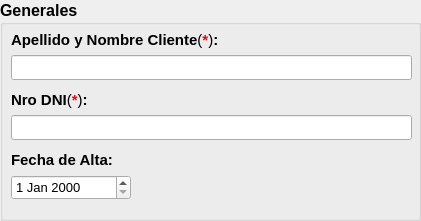
     <widget class="QGroupBox" name="groupBox_generales_3">
      <property name="geometry">
       <rect>
        <x>10</x>
        <y>80</y>
        <width>421</width>
        <height>221</height>
       </rect>
      </property>
      <property name="minimumSize">
       <size>
        <width>421</width>
        <height>191</height>
       </size>
      </property>
      <property name="maximumSize">
       <size>
        <width>421</width>
        <height>250</height>
       </size>
      </property>
      <property name="font">
       <font>
        <pointsize>12</pointsize>
        <weight>75</weight>
        <bold>true</bold>
       </font>
      </property>
      <property name="autoFillBackground">
       <bool>false</bool>
      </property>
      <property name="title">
       <string>Generales</string>
      </property>
      <widget class="QLabel" name="label_codProv_4">
       <property name="geometry">
        <rect>
         <x>11</x>
         <y>31</y>
         <width>251</width>
         <height>18</height>
        </rect>
       </property>
       <property name="font">
        <font>
         <pointsize>11</pointsize>
         <weight>75</weight>
         <bold>true</bold>
         <underline>false</underline>
        </font>
       </property>
       <property name="styleSheet">
        <string notr="true">QLabel{background-color:none}</string>
       </property>
       <property name="text">
        <string>&lt;html&gt;&lt;head/&gt;&lt;body&gt;&lt;p&gt;Apellido y Nombre Cliente&lt;span style=&quot; font-weight:400;&quot;&gt;(&lt;/span&gt;&lt;span style=&quot; color:#ff0000;&quot;&gt;*&lt;/span&gt;&lt;span style=&quot; font-weight:400;&quot;&gt;)&lt;/span&gt;:&lt;/p&gt;&lt;/body&gt;&lt;/html&gt;</string>
       </property>
      </widget>
      <widget class="QLineEdit" name="show_nameCliente_2">
       <property name="geometry">
        <rect>
         <x>11</x>
         <y>55</y>
         <width>401</width>
         <height>25</height>
        </rect>
       </property>
       <property name="font">
        <font>
         <pointsize>12</pointsize>
         <weight>50</weight>
         <bold>false</bold>
        </font>
       </property>
       <property name="text">
        <string/>
       </property>
       <property name="maxLength">
        <number>40</number>
       </property>
       <property name="alignment">
        <set>Qt::AlignCenter</set>
       </property>
      </widget>
      <widget class="QLabel" name="label_nameProv_4">
       <property name="geometry">
        <rect>
         <x>11</x>
         <y>91</y>
         <width>181</width>
         <height>18</height>
        </rect>
       </property>
       <property name="font">
        <font>
         <pointsize>11</pointsize>
         <weight>75</weight>
         <bold>true</bold>
         <underline>false</underline>
        </font>
       </property>
       <property name="text">
        <string>&lt;html&gt;&lt;head/&gt;&lt;body&gt;&lt;p&gt;Nro DNI&lt;span style=&quot; font-weight:400;&quot;&gt;(&lt;/span&gt;&lt;span style=&quot; color:#ff0000;&quot;&gt;*&lt;/span&gt;&lt;span style=&quot; font-weight:400;&quot;&gt;)&lt;/span&gt;:&lt;/p&gt;&lt;/body&gt;&lt;/html&gt;</string>
       </property>
      </widget>
      <widget class="QLineEdit" name="show_Dni_2">
       <property name="geometry">
        <rect>
         <x>11</x>
         <y>115</y>
         <width>401</width>
         <height>25</height>
        </rect>
       </property>
       <property name="font">
        <font>
         <pointsize>12</pointsize>
         <weight>50</weight>
         <bold>false</bold>
        </font>
       </property>
       <property name="text">
        <string/>
       </property>
       <property name="maxLength">
        <number>40</number>
       </property>
       <property name="alignment">
        <set>Qt::AlignCenter</set>
       </property>
      </widget>
      <widget class="QLabel" name="label_fechaAlta_4">
       <property name="geometry">
        <rect>
         <x>11</x>
         <y>151</y>
         <width>105</width>
         <height>18</height>
        </rect>
       </property>
       <property name="font">
        <font>
         <pointsize>11</pointsize>
         <weight>75</weight>
         <bold>true</bold>
         <underline>false</underline>
        </font>
       </property>
       <property name="text">
        <string>Fecha de Alta:</string>
       </property>
      </widget>
      <widget class="QDateEdit" name="show_fechaAlta_2">
       <property name="geometry">
        <rect>
         <x>11</x>
         <y>175</y>
         <width>120</width>
         <height>25</height>
        </rect>
       </property>
       <property name="minimumSize">
        <size>
         <width>100</width>
         <height>25</height>
        </size>
       </property>
       <property name="maximumSize">
        <size>
         <width>150</width>
         <height>30</height>
        </size>
       </property>
       <property name="font">
        <font>
         <pointsize>10</pointsize>
         <weight>50</weight>
         <bold>false</bold>
        </font>
       </property>
      </widget>
     </widget>
